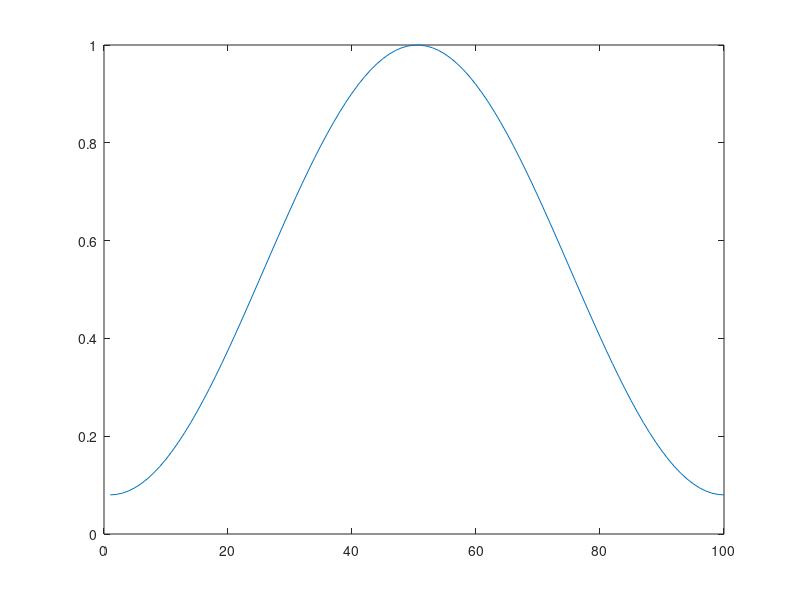

This figure's MATLAB source: (Note: this script raises an error after producing the figure.)
%% 12.2.2 Windows

L = 100;
w = hamming(L);
plot(1:L, w)

%% 12.3 EXERCISES

%%
%[amp, fs, nbits] = wavread('song1.wav');
load chirp
amp = y;
fs = Fs;
%%
spectrogram(amp, 256, 'yaxis')
%%
spectrogram(amp, 256, [ ], [ ], fs, 'yaxis')
%%
[S, F, T, P] = spectrogram(amp, 256, [ ], [ ], fs, 'yaxis');
mesh(P);